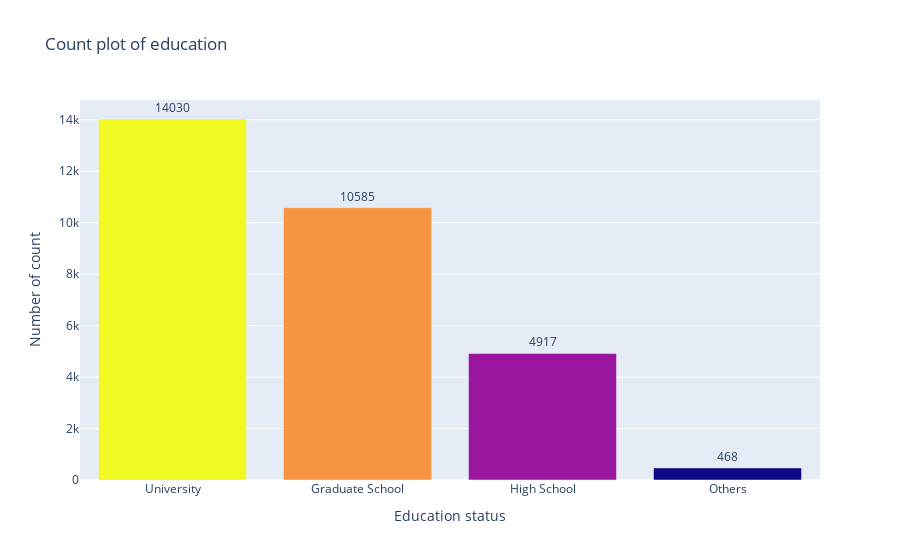

Source (notebook cell):
### Code cell
# Education

edu_count['index'][0] = 'University'
edu_count['index'][1] = 'Graduate School'
edu_count['index'][2] = 'High School'
edu_count['index'][3] = 'Others'

fig = go.Figure(go.Bar(
    x = edu_count['index'],y = edu_count['count'],text = edu_count['count'],marker={'color': edu_count['count']}
    ,textposition = "outside"))
fig.update_layout(title_text='Count plot of education',xaxis_title="Education status",yaxis_title="Number of count")
fig.show()

# Most of clients are from university or graduate school

### Figure 1 — Plotly figure (JSON) as saved in the notebook; plotly's stock layout.template omitted (floating-point values rounded to 4 significant figures)
{"data": [{"marker": {"color": [14030, 10585, 4917, 468]}, "text": [14030, 10585, 4917, 468], "textposition": "outside", "type": "bar", "x": ["University", "Graduate School", "High School", "Others"], "y": [14030, 10585, 4917, 468]}], "layout": {"title": {"text": "Count plot of education"}, "xaxis": {"title": {"text": "Education status"}}, "yaxis": {"title": {"text": "Number of count"}}}}
